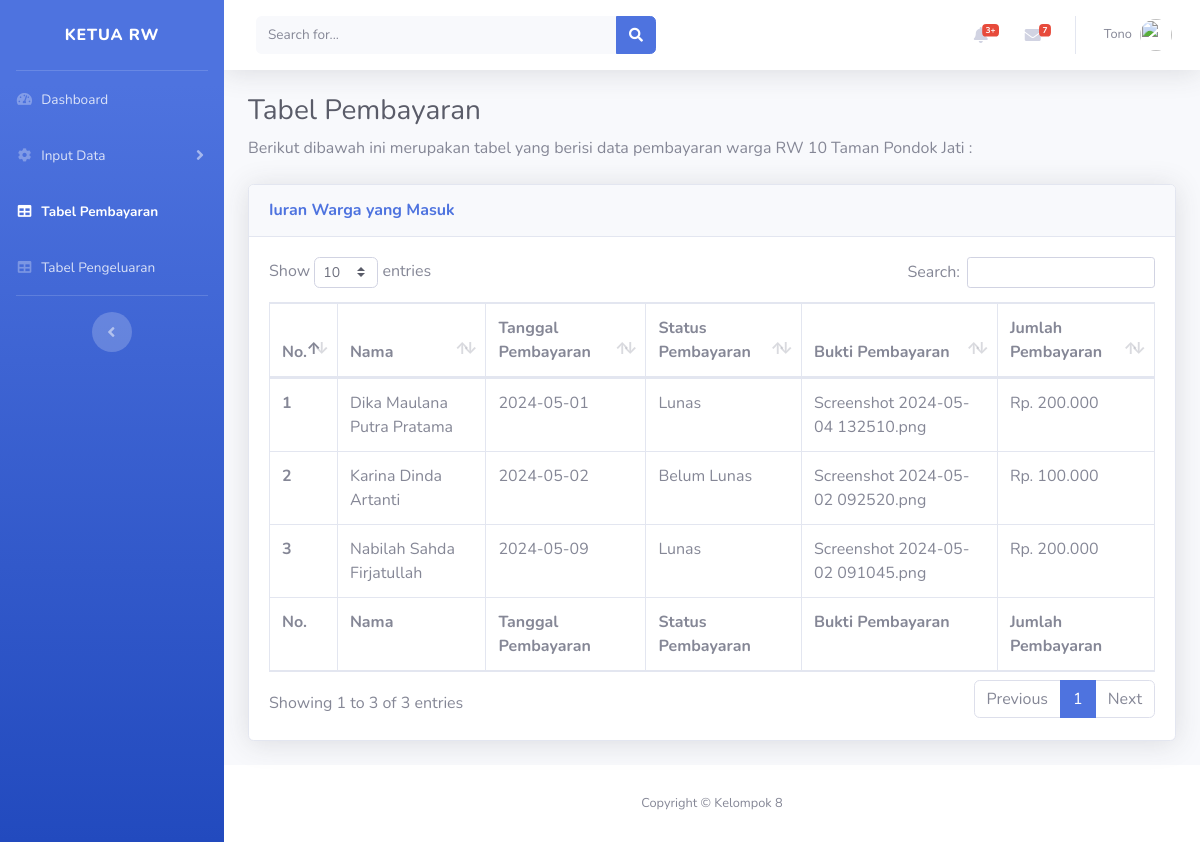
The app's page /tablespengeluaranadmin2.php, older data.
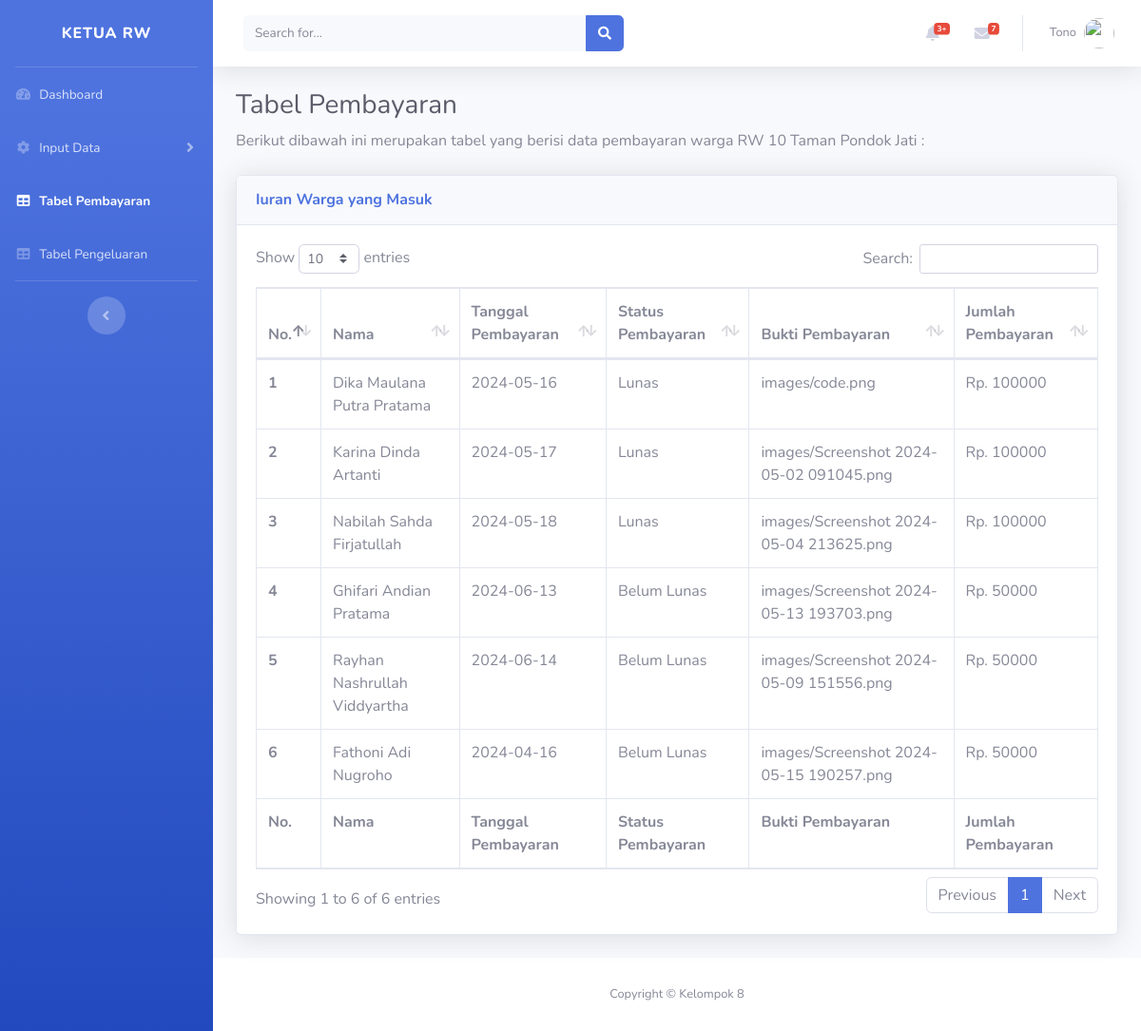
The same page, newer data.
### tables this page shows
CREATE TABLE `tb_pembayaran` (
  `id_warga` int(11) NOT NULL,
  `nama_warga` varchar(50) NOT NULL,
  `tanggal_pembayaran` date NOT NULL DEFAULT current_timestamp(),
  `status_pembayaran` text NOT NULL,
  `bukti_pembayaran` varchar(255) NOT NULL,
  `jumlah_pembayaran` varchar(11) NOT NULL
);

### tablespengeluaranadmin2.php (the view, shortened to what the changed rows need)
<?php
     include_once ("database.php");
     $query= "SELECT * FROM tb_pembayaran";
     $hasil= mysqli_query ($db, $query);
     $rp = "Rp. ";
?>
<!DOCTYPE html>
<html lang="en">
<head>
  <link href="vendor/fontawesome-free/css/all.min.css" rel="stylesheet" type="text/css">
  <link href="css/sb-admin-2.min.css" rel="stylesheet">
  <link href="vendor/datatables/dataTables.bootstrap4.min.css" rel="stylesheet">
</head>
<body id="page-top">
  <div id="wrapper">
    <div id="content-wrapper" class="d-flex flex-column">
      <div id="content">
        <div class="container-fluid">
          <h1 class="h3 mb-2 text-gray-800">Tabel Pembayaran</h1>
          <div class="card shadow mb-4">
            <div class="card-body">
              <div class="table-responsive">
                <table class="table table-bordered" id="dataTable" width="100%" cellspacing="0">
                  <thead>
                    <tr>
                      <th>No.</th>
                      <th>Nama</th>
                      <th>Tanggal Pembayaran</th>
                      <th>Status Pembayaran</th>
                      <th>Bukti Pembayaran</th>
                      <th>Jumlah Pembayaran</th>
                    </tr>
                  </thead>
                  <tfoot>
                    <tr>
                      <th>No.</th>
                      <th>Nama</th>
                      <th>Tanggal Pembayaran</th>
                      <th>Status Pembayaran</th>
                      <th>Bukti Pembayaran</th>
                      <th>Jumlah Pembayaran</th>
                    </tr>
                  </tfoot>
                  <tbody>
                  <?php $nomor=1;
                  while ($data=mysqli_fetch_array ($hasil)){
                    ?>
                    <tr>
                    <th scope="row"> <?php echo $data['id_warga']; ?></th>
                    <td> <?php echo $data['nama_warga']; ?> </td>
                    <td> <?php echo $data['tanggal_pembayaran']; ?> </td>
                    <td> <?php echo $data['status_pembayaran']; ?> </td>
                    <td> <?php echo $data['bukti_pembayaran']; ?> </td>
                    <td> <?php echo $rp .$data['jumlah_pembayaran']; ?> </td>
                    </tr>
                    <?php $nomor++; } ?>
                  </tbody>
                </table>
              </div>
            </div>
          </div>
        </div>
      </div>
    </div>
  </div>
</body>
</html>

Row changes from the older to the newer data that the page shows:
changed tb_pembayaran "Dika Maulana Putra Pratama": tanggal_pembayaran "2024-05-01" → "2024-05-16"; bukti_pembayaran "Screenshot 2024-05-04 132510.png" → "images/code.png"; jumlah_pembayaran "200.000" → "100000"
changed tb_pembayaran "Karina Dinda Artanti": tanggal_pembayaran "2024-05-02" → "2024-05-17"; status_pembayaran "Belum Lunas" → "Lunas"; bukti_pembayaran "Screenshot 2024-05-02 092520.png" → "images/Screenshot 2024-05-02 091045.png"; jumlah_pembayaran "100.000" → "100000"
changed tb_pembayaran "Nabilah Sahda Firjatullah": tanggal_pembayaran "2024-05-09" → "2024-05-18"; bukti_pembayaran "Screenshot 2024-05-02 091045.png" → "images/Screenshot 2024-05-04 213625.png"; jumlah_pembayaran "200.000" → "100000"
added tb_pembayaran: id_warga "4", nama_warga "Ghifari Andian Pratama", tanggal_pembayaran "2024-06-13", status_pembayaran "Belum Lunas", bukti_pembayaran "images/Screenshot 2024-05-13 193703.png", jumlah_pembayaran "50000"
added tb_pembayaran: id_warga "5", nama_warga "Rayhan Nashrullah Viddyartha", tanggal_pembayaran "2024-06-14", status_pembayaran "Belum Lunas", bukti_pembayaran "images/Screenshot 2024-05-09 151556.png", jumlah_pembayaran "50000"
added tb_pembayaran: id_warga "6", nama_warga "Fathoni Adi Nugroho", tanggal_pembayaran "2024-04-16", status_pembayaran "Belum Lunas", bukti_pembayaran "images/Screenshot 2024-05-15 190257.png", jumlah_pembayaran "50000"
Text that changed along with them:
text written by a page script: "Show entries Search: Showing 1 to 3 of 3 entries Previous 1 Next" → "Show entries Search: Showing 1 to 6 of 6 entries Previous 1 Next"
